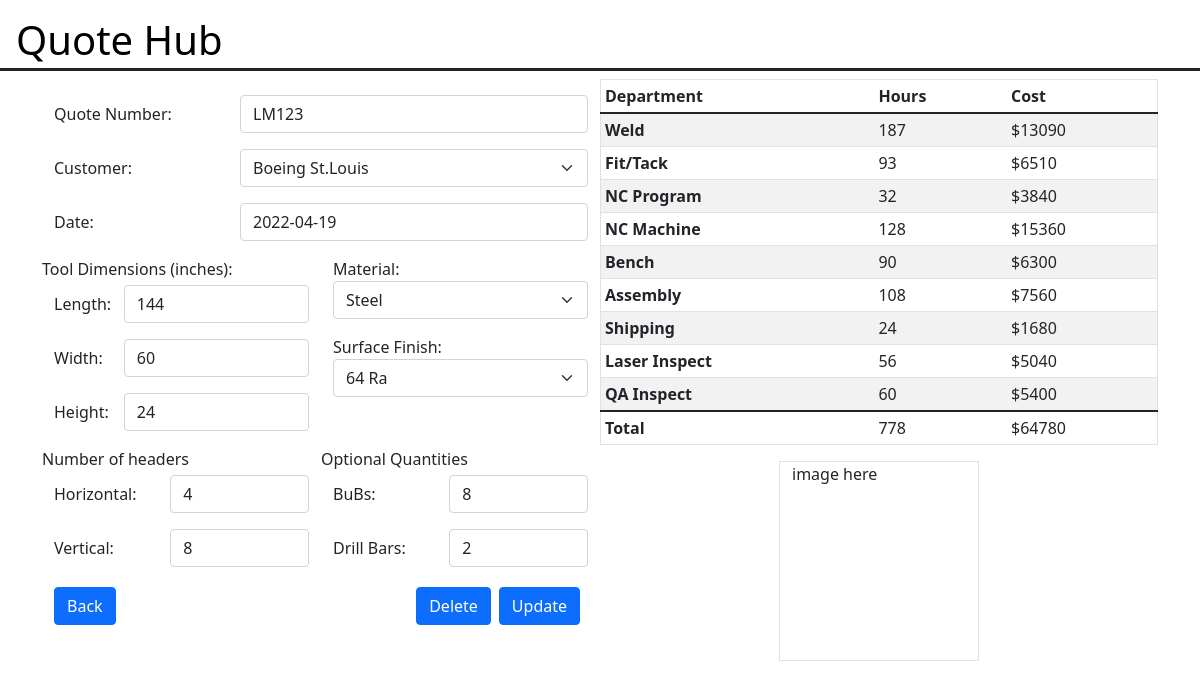
/quoteform/edit?id=1, run on the app's committed database.
### quote_lm/models.py (models this page shows, shortened)
class QuoteLm(models.Model):
    NONE = ''
    BOEING_CANADA = 'Boeing Canada'
    BOEING_SEATTLE = 'Boeing Seattle'
    BOEING_STLOUIS = 'Boeing St.Louis'
    L3_HARRIS = 'L3 Harris'
    LOCKHEED = 'Lockheed Martin'
    NORTHROP = 'Northrop Grumman'
    SIKORSKY = 'Sikorsky'
    SPIRIT = 'Spirit'
    ALUMINUM = 'AL'
    STEEL = 'STL'
    INVAR = 'INV'
    THIRTYTWORA = '32RA'
    SIXTYFOURRA = '64RA'
    ONETWENTYFIVERA = '125RA'
    CUSTOMER = [
        (NONE, 'Name...'),
        (BOEING_CANADA, 'Boeing Canada'),
        (BOEING_SEATTLE, 'Boeing Seattle'),
        (BOEING_STLOUIS, 'Boeing St.Louis'),
        (L3_HARRIS, 'L3 Harris'),
        (LOCKHEED, 'Lockheed Martin'),
        (NORTHROP, 'Northrop Grumman'),
        (SIKORSKY, 'Sikorsky'),
        (SPIRIT, 'Spirit'),
    ]
    MATERIAL = [
        (NONE, 'Type...'),
        (ALUMINUM, 'Aluminum'),
        (STEEL, 'Steel'),
        (INVAR, 'Invar'),
    ]
    SURFACEFINISH = [
        (NONE, 'Type...'),
        (THIRTYTWORA, '32 Ra'),
        (SIXTYFOURRA, '64 Ra'),
        (ONETWENTYFIVERA, '125 Ra'),
    ]
    quote_id = models.CharField(
        max_length=30,
        default=NONE,
        unique=True
    )
    customer_id = models.CharField(
        max_length=30,
        choices=CUSTOMER,
        default=NONE
    )
    date = models.DateField(default=datetime.date.today())
    length = models.PositiveIntegerField(default=NONE)
    width = models.PositiveIntegerField(default=NONE)
    height = models.PositiveIntegerField(default=NONE)
    material = models.CharField(
        max_length=10,
        choices=MATERIAL,
        default=NONE
    )
    surface_finish = models.CharField(
        max_length=10,
        choices=SURFACEFINISH,
        default=NONE
    )
    h_headers = models.PositiveIntegerField(default=NONE)
    v_headers = models.PositiveIntegerField(default=NONE)
    bubs_num = models.PositiveIntegerField(default=NONE)
    drill_bar_num = models.PositiveIntegerField(default=NONE)

class CalcHour(models.Model):
    weld_hours = models.PositiveIntegerField(default='')
    fit_hours = models.PositiveIntegerField(default='')
    program_hours = models.PositiveIntegerField(default='')
    machine_hours = models.PositiveIntegerField(default='')
    bench_hours = models.PositiveIntegerField(default='')
    assembly_hours = models.PositiveIntegerField(default='')
    shipping_hours = models.PositiveIntegerField(default='')
    laser_hours = models.PositiveIntegerField(default='')
    inspect_hours = models.PositiveIntegerField(default='')
    total_hours = models.PositiveIntegerField(default='')
    quote_id = models.ForeignKey(QuoteLm, default=1, on_delete=models.SET_DEFAULT)

class CalcPrice(models.Model):
    weld_price = models.PositiveIntegerField(default='')
    fit_price = models.PositiveIntegerField(default='')
    program_price = models.PositiveIntegerField(default='')
    machine_price = models.PositiveIntegerField(default='')
    bench_price = models.PositiveIntegerField(default='')
    assembly_price = models.PositiveIntegerField(default='')
    shipping_price = models.PositiveIntegerField(default='')
    laser_price = models.PositiveIntegerField(default='')
    inspect_price = models.PositiveIntegerField(default='')
    total_price = models.PositiveIntegerField(default='')
    quote_id = models.ForeignKey(QuoteLm, default=1, on_delete=models.SET_DEFAULT)

### quote_lm/views.py (the view, shortened to what this page needs)
# urls.py: path('quoteform/edit', views.edit_quote, name='edit'),
def edit_quote(request):
    query = request.GET.get('id', False)                    # gets quote_lm.id value from card
    if request.method == 'GET':
        quote = QuoteLm.objects.get(id=query)
        form = QuoteForm(instance=quote)
        hours = CalcHour.objects.get(quote_id_id=query)
        price = CalcPrice.objects.get(quote_id_id=query)
        context = {'form': form, 'hours': hours, 'price': price}
        return render(request, 'updatequote.html', context)

### quote_lm/forms.py
class QuoteForm(ModelForm):
    def __init__(self, *args, **kwargs):
        super().__init__(*args, **kwargs)
        self.helper = FormHelper(self)
        self.helper.form_show_labels = False
        self.fields['customer_id'].widget.attrs.update({'class': 'form-select'})
        self.fields['material'].widget.attrs.update({'class': 'form-select'})
        self.fields['surface_finish'].widget.attrs.update({'class': 'form-select'})
    class Meta:
        model = QuoteLm
        fields = [
            'id',
            'quote_id',
            'customer_id',
            'date',
            'length',
            'width',
            'height',
            'material',
            'surface_finish',
            'h_headers',
            'v_headers',
            'bubs_num',
            'drill_bar_num',
        ]

### templates/updatequote.html (shortened to what this page needs)
{% extends 'base.html' %}
{% load crispy_forms_tags %}
{% block content %}
  <form method="POST">
  <div class="row">
        <div class="col">
            <div class="row mt-3 mb-3 d-flex align-items-center">
              <div class="col-4">
                <label>Quote Number:</label>
              </div>
              <div class="col">
                {{ form.quote_id|as_crispy_field }}
              </div>
            </div>
            <div class="row mb-3 d-flex align-items-center">
              <div class="col-4">
                <label>Customer:</label>
              </div>
              <div class="col">
                {{ form.customer_id|as_crispy_field }}
              </div>
            </div>
            <div class="row mb-3 d-flex align-items-center">
              <div class="col-4">
                <label>Date:</label>
              </div>
              <div class="col">
                {{ form.date|as_crispy_field }}
              </div>
            </div>
            <div class="row">
              <div class="col">
                <div class="row mb-1">
                  Tool Dimensions (inches):
                </div>
                <div class="row mb-3 d-flex align-items-center">
                  <div class="col-3">
                    <label>Length:</label>
                  </div>
                  <div class="col">
                    {{ form.length|as_crispy_field }}
                  </div>
                </div>
                <div class="row mb-3 d-flex align-items-center">
                  <div class="col-3">
                    <label>Width:</label>
                  </div>
                  <div class="col">
                    {{ form.width|as_crispy_field }}
                  </div>
                </div>
                <div class="row mb-3 d-flex align-items-center">
                  <div class="col-3">
                    <label>Height:</label>
                  </div>
                  <div class="col">
                    {{ form.height|as_crispy_field }}
                  </div>
                </div>
              </div>
              <div class="col">
                <div class="row mb-3">
                  <div class="col">
                    <label>Material:</label>
                    {{ form.material|as_crispy_field }}
                  </div>
                </div>
                <div class="row mb-3">
                  <div class="col">
                    <label>Surface Finish:</label>
                   {{ form.surface_finish|as_crispy_field }}
                  </div>
                </div>
              </div>
            </div>
            <div class="row">
              <div class="col">
                <div class="row mb-1">
                  Number of headers
                </div>
                <div class="row mb-3 d-flex align-items-center">
                  <div class="col-5">
                    <label>Horizontal:</label>
                  </div>
                  <div class="col">
                    {{ form.h_headers|as_crispy_field }}
                  </div>
                </div>
                <div class="row mb-3 d-flex align-items-center">
                  <div class="col-5">
                    <label>Vertical:</label>
                  </div>
                  <div class="col">
                    {{ form.v_headers|as_crispy_field }}
                  </div>
                </div>
              </div>
              <div class="col">
                <div class="row mb-1">
                  Optional Quantities
                </div>
                <div class="row mb-3 d-flex align-items-center">
                  <div class="col-5">
                    <label>BuBs:</label>
                  </div>
                  <div class="col">
                    {{ form.bubs_num|as_crispy_field }}
                  </div>
                </div>
                <div class="row mb-3 d-flex align-items-center">
                  <div class="col-5">
                    <label>Drill Bars:</label>
                  </div>
                  <div class="col">
                    {{ form.drill_bar_num|as_crispy_field }}
                  </div>
                </div>
              </div>
            </div>
            <div class="row mt-1">
                <div class="col">
                    <a class="btn btn-primary" href="{% url 'main_page' %}" role="button">Back</a>
                </div>
                <div class="col d-flex justify-content-end">
                    <button class="btn btn-primary me-2" role="button">Delete</button>
                    <button class="btn btn-primary me-2" type="submit">Update</button>
                </div>
            </div>
        </div>
        <div class="col">
            <div class="row">
                <table class="table table-striped table table-sm border border-1">
                  <thead>
                    <tr>
                        <th scope="col">Department</th>
                        <th scope="col">Hours</th>
                        <th scope="col">Cost</th>
                    </tr>
                  </thead>
                  <tbody>
                    <tr>
                        <th scope="row">Weld</th>
                        <td>{{ hours.weld_hours }}</td>
                        <td>${{ price.weld_price }}</td>
                    </tr>
                    <tr>
                        <th scope="row">Fit/Tack</th>
                        <td>{{ hours.fit_hours }}</td>
                        <td>${{ price.fit_price }}</td>
                    </tr>
                    <tr>
                        <th scope="row">NC Program</th>
                        <td>{{ hours.program_hours }}</td>
                        <td>${{ price.program_price }}</td>
                    </tr>
                    <tr>
                        <th scope="row">NC Machine</th>
                        <td>{{ hours.machine_hours }}</td>
                        <td>${{ price.machine_price }}</td>
                    </tr>
                    <tr>
                        <th scope="row">Bench</th>
                        <td>{{ hours.bench_hours }}</td>
                        <td>${{ price.bench_price }}</td>
                    </tr>
                    <tr>
                        <th scope="row">Assembly</th>
                        <td>{{ hours.assembly_hours }}</td>
                        <td>${{ price.assembly_price }}</td>
                    </tr>
                    <tr>
                        <th scope="row">Shipping</th>
                        <td>{{ hours.shipping_hours }}</td>
                        <td>${{ price.shipping_price }}</td>
                    </tr>
                    <tr>
                        <th scope="row">Laser Inspect</th>
                        <td>{{ hours.laser_hours }}</td>
                        <td>${{ price.laser_price }}</td>
                    </tr>
                    <tr>
                        <th scope="row">QA Inspect</th>
                        <td>{{ hours.inspect_hours }}</td>
                        <td>${{ price.inspect_price }}</td>
                    </tr>
                  </tbody>
                  <tfoot>
                    <tr>
                        <th scope="row">Total</th>
                        <td>{{ hours.total_hours }}</td>
                        <td>${{ price.total_price }}</td>
                    </tr>
                  </tfoot>
                </table>
            </div>
            <div class="row">
              <div class="container border border-1" style="width: 200px; height: 200px">
                image here
              </div>
            </div>
        </div>
  </div>
  </form>
{% endblock %}

### data on the page
QuoteLm: quote_id "LM123", customer_id "Boeing St.Louis", date "2022-04-19", length "144", width "60", height "24", material "Steel", surface_finish "64 Ra", h_headers "4", v_headers "8", bubs_num "8", drill_bar_num "2"
CalcHour: weld_hours "187", fit_hours "93", program_hours "32", machine_hours "128", bench_hours "90", assembly_hours "108", shipping_hours "24", laser_hours "56", inspect_hours "60", total_hours "778"
CalcPrice: weld_price "13090", fit_price "6510", program_price "3840", machine_price "15360", bench_price "6300", assembly_price "7560", shipping_price "1680", laser_price "5040", inspect_price "5400", total_price "64780"
